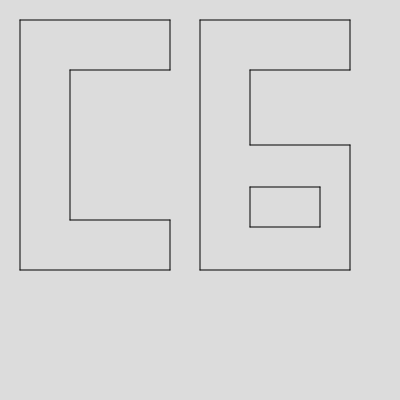
Frame 1 (no input)
Frame 60 (no input): identical to frame 1, image omitted
Frame 120 (the mouse pressed at the canvas centre since frame 60): identical to frame 1, image omitted

The p5.js sketch that drew this single still picture (run headless with seeded random() and noise() and a simulated clock; from frame 60 on, the mouse is pressed at the canvas centre):

// p5.js sketch
// ── sketch.js
class GerarLetraC{
  constructor(){
    push()
    translate(20,20)  // Posição inicial do ponto
    andar(150)
    girar(90)
    andar(50)
    girar(90)
    andar(100)
    girar(-90)
    andar(150)
    girar(-90)
    andar(100)
    girar(90)
    andar(50)
    girar(90)
    andar(150)
    girar(90)
    andar(250)
    pop()
  }
} // Classe para gerar a letra C

class GerarLetraG{
  constructor(){
    push()
    translate(200, 20)  // Posição inicial do ponto da letra G
    andar(150)
    girar(90) 
    andar(50) 
    girar(90)   
    andar(100) 
    girar(-90)   
    andar(75) 
    girar(-90)   
    andar(100) 
    girar(90) 
    andar(125) 
    girar(90) 
    andar(150) 
    girar(90) 
    andar(250) 
    pop()
  }
} // Classe para gerar a letra G

class GerarMeioG{
  constructor(){
    push() 
	translate(250, 187,5)  // Posição inicial do ponto do meio G
    andar(70)
    girar(90) 
    andar(40) 
    girar(90)   
    andar(70) 
    girar(90)   
    andar(40) 
	pop() 
  }
} // Classe para gerar a bola do meio G

function setup() {
  createCanvas(400, 400);
}

function draw() {
  background(220);
  new GerarLetraC()  // Cria classe de desenho da letra C
  new GerarLetraG()  // Cria classe de desenho da letra G
  new GerarMeioG()   // Cria classe de desenho do meio G
}

//Função andar passando por parametro o comprimento que será desenhado
function andar(n){	
	this.n = n;
    line(n, 0, 0, 0);	// desenha a linha
	translate(n, 0);  // movimenta a posição do ponto para proxima linha
}  // Função para andar

//Função girar passando por parametro o grau que irá girar o desenho da proxima linha.
function girar(a){	// FUNÇÃO GIRAR
	this.a = a;
	rotate(radians(a));	// realiza a rotação da imagem
}  // Função para Girar
